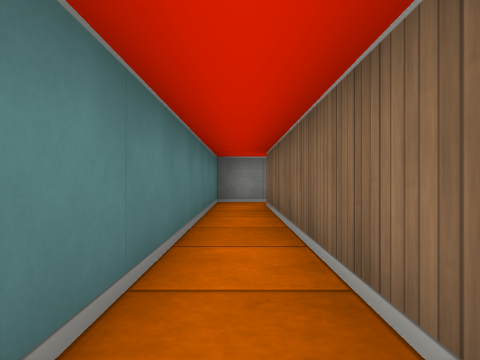
View 1 (above)

13 first-person views from a walk through a cub3D ray-caster map. The camera is about half as high as the walls, looks level and sees 70° across. The floor is counted in squares. Each view is taken from the middle of a square. On the plan, view 1 faces up. The plan holds only what a view shows up to about 9 squares ahead; the rest is blank.

View 2
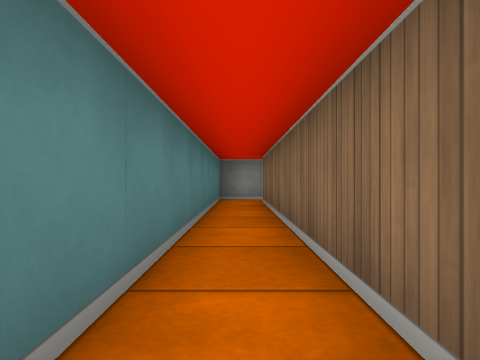

View 3
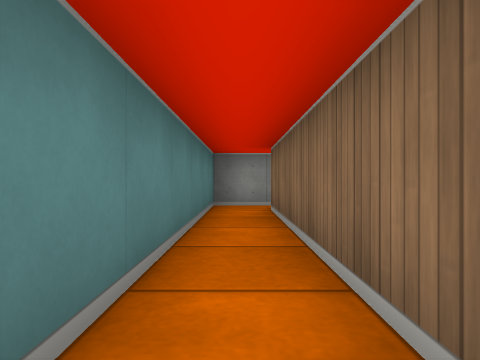

View 4
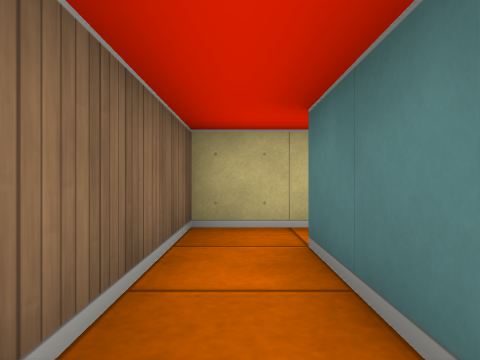

View 5
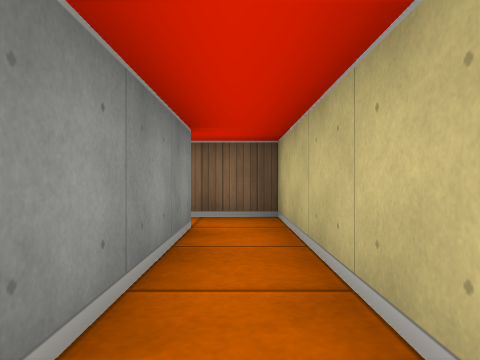

View 6
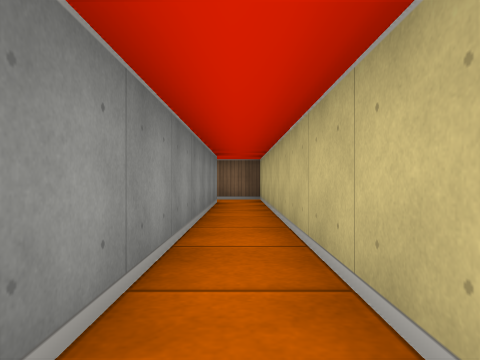

View 7
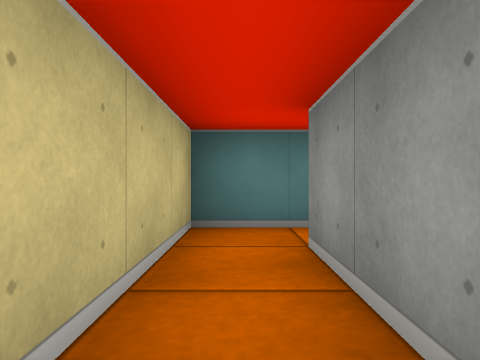

View 8
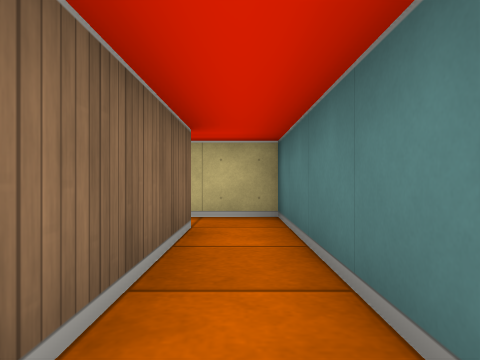

View 9
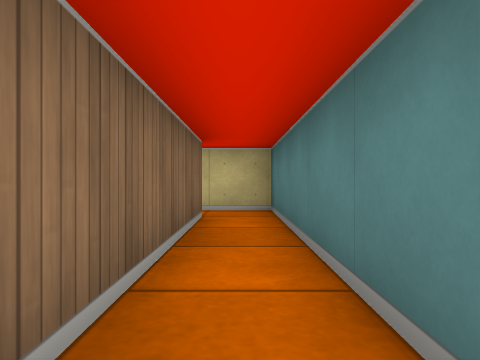

View 10
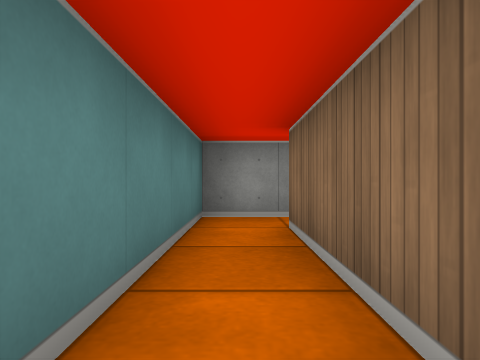

View 11
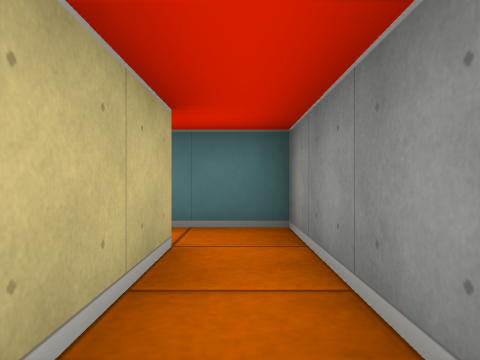

View 12
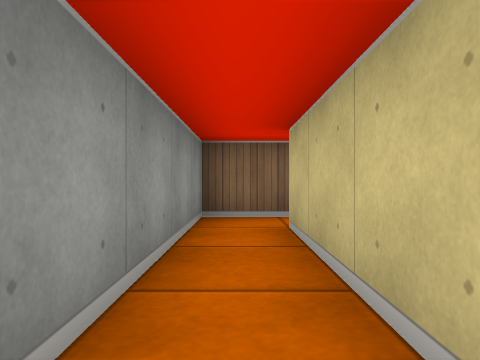

View 13
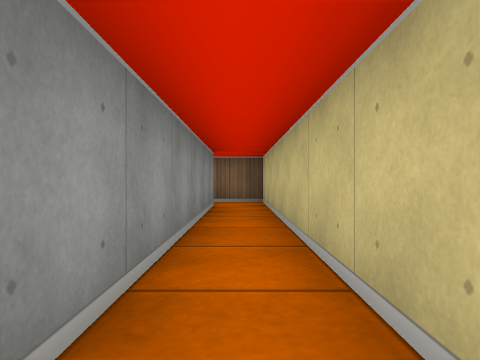

### Floor plan
Ten units are one square. View 1 is at (0, 0); x grows to the right and y downward. Boxes are objects, and circles mark ways between rooms. Rooms are numbered by the first view taken in them; rooms with no view inside come last. Other rooms are left out.
<svg viewBox="-90 -80 101 100">
<path fill="none" stroke="#000" d="M6 -75 -5 -75 -5 5 -75 5M-75 15 5 15 5 -65M-85 -45 -85 15 -75 15M-75 5 -75 -45M-75 -45 -45 -45M-35 -42 -35 -55 -85 -55 -85 -45"/>
<circle cx="-70" cy="10" r="3" fill="#2a7"/>
<circle cx="-80" cy="-40" r="3" fill="#2a7"/>
<text x="0" y="-10">1</text>
<text x="-80" y="-20">2</text>
<text x="-60" y="-50">3</text>
</svg>
Room 1 opens to room 2. Room 2 opens to room 3.

Where each view was taken, in squares from view 1:
view 1: 0 up, 0 right, facing up
view 2: 1 down, 0 right, facing up
view 3: 1 up, 0 right, facing up
view 4: 2 up, 0 right, facing down
view 5: 1 down, 4 left, facing right
view 6: 1 down, 8 left, facing right
view 7: 1 down, 5 left, facing left
view 8: 3 up, 8 left, facing down
view 9: 4 up, 8 left, facing down
view 10: 1 up, 8 left, facing up
view 11: 5 up, 5 left, facing left
view 12: 5 up, 8 left, facing right
view 13: 1 down, 7 left, facing right
